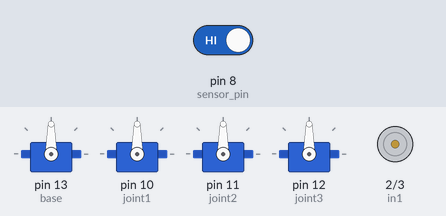
Bench run of a sketch on a simulated Arduino Uno, built with avr-gcc and run on an emulated ATmega328P. On the bench: 4 × servo, motor-driver pin pairs drawn as motors (green arrow = first pin HIGH = forward, orange = second pin HIGH = backward, longer = more drive, scaled by the enable pin). The inputs (shaded band) are chosen by the test bench; at power-on: pin 8 (sensor_pin) HIGH. What the sketch prints to the serial monitor is not drawn.

Above: at 8.2 s.
8.3 s: pin 8 (sensor_pin) driven LOW
At 13.5 s:
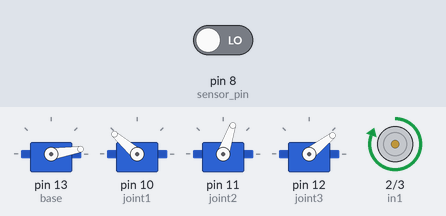
At 21.0 s:
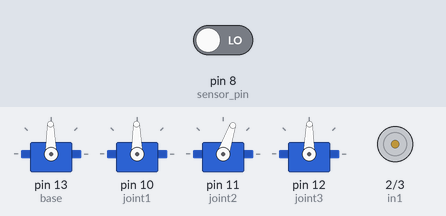
21.8 s: pin 8 (sensor_pin) driven LOW
At 22.92 s:
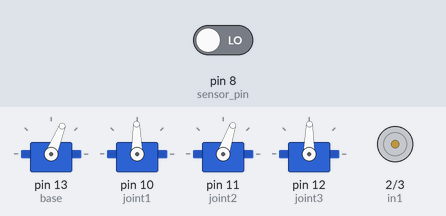
Timing chart, 0 to 30.8 s (numbered marks = the images above; inputs shaded):
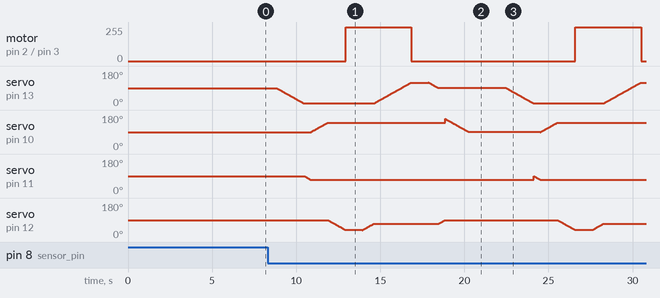

The sketch:

test.ino
```cpp
#include <Servo.h>

Servo base;
Servo joint1;
Servo joint2;
Servo joint3;

int sensor_pin = 8;
int val;

int enA = 4;
int in1 = 2;
int in2 = 3;

int angle4;
int angle3;
int angle2;
int angle1;

void setup() {
  // Initialize serial and wait for port to open:
  Serial.begin(9600);
  // This delay gives the chance to wait for a Serial Monitor without blocking if none is found
  delay(5000);

  pinMode(in1, OUTPUT);
  pinMode(in2, OUTPUT);
  pinMode(enA, OUTPUT);

  digitalWrite(in1, LOW);
  digitalWrite(in2, LOW);

  base.attach(13);
  joint1.attach(10);
  joint2.attach(11);
  joint3.attach(12);

  pinMode(sensor_pin,INPUT);

  // Reset to 90 degree position on startup
  joint1.write(90);
  delay(500);
  joint2.write(90);
  delay(500);
  joint3.write(90);
  delay(500);
  base.write(90);
  delay(500);
}

void loop() {
  // Your code here
  delay(10);
  val = digitalRead(sensor_pin);
  Serial.print(val);
  delay(200);

  while(val == 1){

      //Turn off motor A & B
      digitalWrite(enA, LOW);
      digitalWrite(in1, LOW);
      digitalWrite(in2, HIGH);
      Serial.print(val);
      val = digitalRead(sensor_pin);
      delay(400);
  }

  if(val == 0){
      collect();
      val = digitalRead(sensor_pin);
      delay(2000);
      val = digitalRead(sensor_pin);
  }
}

void collect() {
  // base
  delay(10);
  for(angle4 = 90; angle4 > 8; angle4--)
  {
    base.write(angle4);
    delay(20);
  }
  // joint2
  for(angle2 = 90; angle2 > 70; angle2--)
  {
    joint2.write(angle2);
    delay(20);
  }
  // joint1
  for(angle1 = 90; angle1 < 140; angle1++)
  {
    joint1.write(angle1);
    delay(20);
  }
    // joint3
  for(angle3 = 90; angle3 > 37; angle3--)
  {
    joint3.write(angle3);
    delay(20);
  }

  //wait and pickup
  digitalWrite(enA, HIGH);
  digitalWrite(in1, HIGH);
  digitalWrite(in2, LOW);
  delay(1000);

  //rotate to dropoff
  for(angle3 = 37; angle3 < 70; angle3++)
  {
    joint3.write(angle3);
    delay(20);
  }

  for(angle4 = 8; angle4 < 120; angle4++)
  {
    base.write(angle4);
    delay(20);
  }

  // joint1
  for(angle1 = 160; angle1 < 160; angle1++)
  {
    joint1.write(angle1);
    delay(20);
  }

  //wait and dropoff
  digitalWrite(enA, LOW);
  digitalWrite(in1, LOW);
  digitalWrite(in2, HIGH);
  delay(1000);

    for(angle4 = 120; angle4 > 90; angle4--)
  {
    base.write(angle4);
    delay(20);
  }
  // joint3
  for(angle3 = 70; angle3 < 90; angle3++)
  {
    joint3.write(angle3);
    delay(20);
  }
  // joint2
  for(angle2 = 70; angle2 > 90; angle2--)
  {
    joint2.write(angle2);
    delay(20);
  }
  // joint1
  for(angle1 = 160; angle1 > 90; angle1--)
  {
    joint1.write(angle1);
    delay(20);
  }

}
```

Measured:
- after the input at 8.3 s, motor on pin 2 (in1) / pin 3 (in2): stopped → forward 255/255 after 4.6 s, → stopped 3.9 s later; servo on pin 10 (joint1): rises from 90° to 160° in 8.0 s, then falls to 91° in 1.4 s; servo on pin 11 (joint2): moves from 90° to 71° over 0.36 s, starting after 2.2 s
